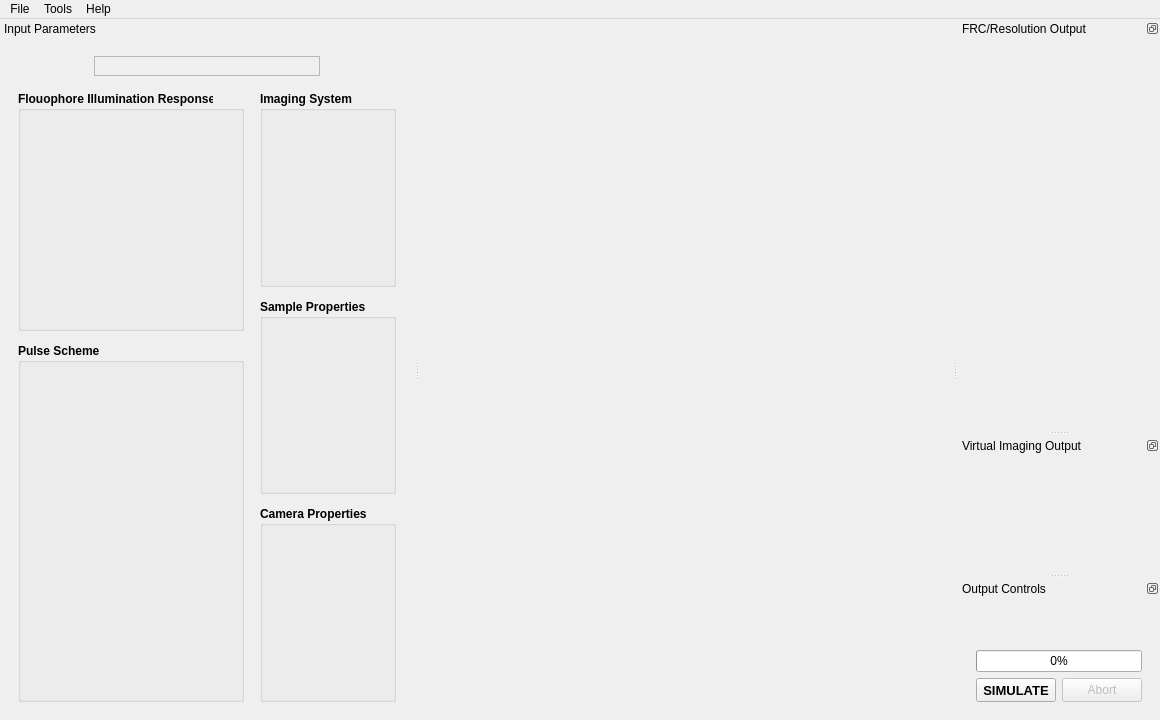
<?xml version="1.0" encoding="UTF-8"?>
<ui version="4.0">
 <class>frcpredict</class>
 <widget class="QMainWindow" name="frcpredict">
  <property name="geometry">
   <rect>
    <x>0</x>
    <y>0</y>
    <width>1160</width>
    <height>720</height>
   </rect>
  </property>
  <property name="minimumSize">
   <size>
    <width>0</width>
    <height>0</height>
   </size>
  </property>
  <property name="maximumSize">
   <size>
    <width>16777215</width>
    <height>16777215</height>
   </size>
  </property>
  <property name="windowTitle">
   <string>frcpredict</string>
  </property>
  <property name="dockOptions">
   <set>QMainWindow::AllowNestedDocks|QMainWindow::AllowTabbedDocks|QMainWindow::AnimatedDocks|QMainWindow::VerticalTabs</set>
  </property>
  <property name="unifiedTitleAndToolBarOnMac">
   <bool>true</bool>
  </property>
  <widget class="QWidget" name="centralwidget">
   <property name="sizePolicy">
    <sizepolicy hsizetype="Preferred" vsizetype="Preferred">
     <horstretch>0</horstretch>
     <verstretch>0</verstretch>
    </sizepolicy>
   </property>
   <layout class="QHBoxLayout" name="horizontalLayout">
    <property name="spacing">
     <number>24</number>
    </property>
    <property name="leftMargin">
     <number>18</number>
    </property>
    <property name="topMargin">
     <number>18</number>
    </property>
    <property name="rightMargin">
     <number>18</number>
    </property>
    <property name="bottomMargin">
     <number>18</number>
    </property>
   </layout>
  </widget>
  <widget class="QDockWidget" name="dckFrcResults">
   <property name="features">
    <set>QDockWidget::DockWidgetFloatable|QDockWidget::DockWidgetMovable</set>
   </property>
   <property name="allowedAreas">
    <set>Qt::LeftDockWidgetArea|Qt::RightDockWidgetArea</set>
   </property>
   <property name="windowTitle">
    <string>FRC/Resolution Output</string>
   </property>
   <attribute name="dockWidgetArea">
    <number>2</number>
   </attribute>
   <widget class="QWidget" name="dckFrcContents">
    <layout class="QGridLayout" name="gridLayout_8">
     <property name="leftMargin">
      <number>18</number>
     </property>
     <property name="topMargin">
      <number>18</number>
     </property>
     <property name="rightMargin">
      <number>18</number>
     </property>
     <property name="bottomMargin">
      <number>18</number>
     </property>
     <item row="1" column="0">
      <widget class="FrcResultsWidget" name="frcResults" native="true">
       <property name="minimumSize">
        <size>
         <width>0</width>
         <height>300</height>
        </size>
       </property>
      </widget>
     </item>
    </layout>
   </widget>
  </widget>
  <widget class="QDockWidget" name="dckVirtualImagingResults">
   <property name="minimumSize">
    <size>
     <width>60</width>
     <height>118</height>
    </size>
   </property>
   <property name="features">
    <set>QDockWidget::DockWidgetFloatable|QDockWidget::DockWidgetMovable</set>
   </property>
   <property name="allowedAreas">
    <set>Qt::LeftDockWidgetArea|Qt::RightDockWidgetArea</set>
   </property>
   <property name="windowTitle">
    <string>Virtual Imaging Output</string>
   </property>
   <attribute name="dockWidgetArea">
    <number>2</number>
   </attribute>
   <widget class="QWidget" name="dockWidgetContents_3">
    <layout class="QGridLayout" name="gridLayout_9">
     <property name="leftMargin">
      <number>18</number>
     </property>
     <property name="topMargin">
      <number>18</number>
     </property>
     <property name="rightMargin">
      <number>18</number>
     </property>
     <property name="bottomMargin">
      <number>18</number>
     </property>
     <item row="1" column="0">
      <widget class="VirtualImagingResultsWidget" name="virtualImagingResults" native="true">
       <property name="minimumSize">
        <size>
         <width>0</width>
         <height>60</height>
        </size>
       </property>
      </widget>
     </item>
    </layout>
   </widget>
  </widget>
  <widget class="QDockWidget" name="dckInput">
   <property name="features">
    <set>QDockWidget::DockWidgetMovable</set>
   </property>
   <property name="allowedAreas">
    <set>Qt::LeftDockWidgetArea|Qt::RightDockWidgetArea</set>
   </property>
   <property name="windowTitle">
    <string>Input Parameters</string>
   </property>
   <attribute name="dockWidgetArea">
    <number>1</number>
   </attribute>
   <widget class="QWidget" name="dockInputContents">
    <layout class="QGridLayout" name="gridLayout_10">
     <property name="leftMargin">
      <number>18</number>
     </property>
     <property name="topMargin">
      <number>18</number>
     </property>
     <property name="rightMargin">
      <number>18</number>
     </property>
     <property name="bottomMargin">
      <number>18</number>
     </property>
     <item row="0" column="0">
      <layout class="QVBoxLayout" name="verticalLayout_8" stretch="0,0">
       <property name="spacing">
        <number>15</number>
       </property>
       <item>
        <layout class="QHBoxLayout" name="horizontalLayout_3" stretch="1,3,1">
         <property name="leftMargin">
          <number>0</number>
         </property>
         <property name="rightMargin">
          <number>0</number>
         </property>
         <item>
          <spacer name="horizontalSpacer_2">
           <property name="orientation">
            <enum>Qt::Horizontal</enum>
           </property>
           <property name="sizeHint" stdset="0">
            <size>
             <width>40</width>
             <height>20</height>
            </size>
           </property>
          </spacer>
         </item>
         <item>
          <widget class="QFrame" name="frame">
           <property name="frameShape">
            <enum>QFrame::StyledPanel</enum>
           </property>
           <property name="frameShadow">
            <enum>QFrame::Plain</enum>
           </property>
           <layout class="QGridLayout" name="gridLayout_7" columnstretch="0">
            <property name="leftMargin">
             <number>9</number>
            </property>
            <property name="topMargin">
             <number>6</number>
            </property>
            <property name="rightMargin">
             <number>9</number>
            </property>
            <property name="bottomMargin">
             <number>6</number>
            </property>
            <item row="0" column="0">
             <widget class="PresetPickerWidget" name="presetPicker" native="true">
              <property name="minimumSize">
               <size>
                <width>0</width>
                <height>0</height>
               </size>
              </property>
             </widget>
            </item>
           </layout>
          </widget>
         </item>
         <item>
          <spacer name="horizontalSpacer">
           <property name="orientation">
            <enum>Qt::Horizontal</enum>
           </property>
           <property name="sizeHint" stdset="0">
            <size>
             <width>40</width>
             <height>20</height>
            </size>
           </property>
          </spacer>
         </item>
        </layout>
       </item>
       <item>
        <widget class="QScrollArea" name="scrollArea">
         <property name="frameShape">
          <enum>QFrame::NoFrame</enum>
         </property>
         <property name="widgetResizable">
          <bool>true</bool>
         </property>
         <widget class="QWidget" name="scrollAreaWidgetContents">
          <property name="geometry">
           <rect>
            <x>0</x>
            <y>0</y>
            <width>358</width>
            <height>598</height>
           </rect>
          </property>
          <layout class="QGridLayout" name="gridLayout_6">
           <property name="leftMargin">
            <number>0</number>
           </property>
           <property name="topMargin">
            <number>0</number>
           </property>
           <property name="rightMargin">
            <number>0</number>
           </property>
           <property name="bottomMargin">
            <number>0</number>
           </property>
           <item row="0" column="0">
            <layout class="QHBoxLayout" name="horizontalLayout_2" stretch="3,2">
             <property name="spacing">
              <number>16</number>
             </property>
             <item>
              <layout class="QVBoxLayout" name="verticalLayout_6" stretch="2,3">
               <property name="spacing">
                <number>12</number>
               </property>
               <item>
                <widget class="QGroupBox" name="groupBox">
                 <property name="font">
                  <font>
                   <weight>75</weight>
                   <bold>true</bold>
                  </font>
                 </property>
                 <property name="title">
                  <string>Flouophore Illumination Response</string>
                 </property>
                 <property name="flat">
                  <bool>false</bool>
                 </property>
                 <layout class="QGridLayout" name="gridLayout">
                  <item row="0" column="0">
                   <widget class="FluorophoreSettingsWidget" name="fluorophoreSettings" native="true">
                    <property name="font">
                     <font>
                      <weight>50</weight>
                      <bold>false</bold>
                     </font>
                    </property>
                   </widget>
                  </item>
                 </layout>
                </widget>
               </item>
               <item>
                <widget class="QGroupBox" name="groupBox_3">
                 <property name="font">
                  <font>
                   <weight>75</weight>
                   <bold>true</bold>
                  </font>
                 </property>
                 <property name="title">
                  <string>Pulse Scheme</string>
                 </property>
                 <layout class="QGridLayout" name="gridLayout_5">
                  <item row="0" column="0">
                   <widget class="PulseSchemeWidget" name="pulseScheme" native="true">
                    <property name="font">
                     <font>
                      <weight>50</weight>
                      <bold>false</bold>
                     </font>
                    </property>
                   </widget>
                  </item>
                 </layout>
                </widget>
               </item>
              </layout>
             </item>
             <item>
              <layout class="QVBoxLayout" name="verticalLayout_4">
               <property name="spacing">
                <number>12</number>
               </property>
               <item>
                <widget class="QGroupBox" name="groupBox_2">
                 <property name="font">
                  <font>
                   <weight>75</weight>
                   <bold>true</bold>
                  </font>
                 </property>
                 <property name="title">
                  <string>Imaging System</string>
                 </property>
                 <layout class="QGridLayout" name="gridLayout_4">
                  <item row="0" column="0">
                   <widget class="ImagingSystemSettingsWidget" name="imagingSystemSettings" native="true">
                    <property name="font">
                     <font>
                      <weight>50</weight>
                      <bold>false</bold>
                     </font>
                    </property>
                   </widget>
                  </item>
                 </layout>
                </widget>
               </item>
               <item>
                <widget class="QGroupBox" name="groupBox_4">
                 <property name="font">
                  <font>
                   <weight>75</weight>
                   <bold>true</bold>
                  </font>
                 </property>
                 <property name="title">
                  <string>Sample Properties</string>
                 </property>
                 <layout class="QGridLayout" name="gridLayout_3">
                  <item row="0" column="0">
                   <widget class="SamplePropertiesWidget" name="sampleProperties" native="true">
                    <property name="font">
                     <font>
                      <weight>50</weight>
                      <bold>false</bold>
                     </font>
                    </property>
                   </widget>
                  </item>
                 </layout>
                </widget>
               </item>
               <item>
                <widget class="QGroupBox" name="groupBox_5">
                 <property name="font">
                  <font>
                   <weight>75</weight>
                   <bold>true</bold>
                  </font>
                 </property>
                 <property name="title">
                  <string>Camera Properties</string>
                 </property>
                 <layout class="QGridLayout" name="gridLayout_2">
                  <item row="1" column="0">
                   <widget class="CameraPropertiesWidget" name="cameraProperties" native="true">
                    <property name="font">
                     <font>
                      <weight>50</weight>
                      <bold>false</bold>
                     </font>
                    </property>
                   </widget>
                  </item>
                 </layout>
                </widget>
               </item>
              </layout>
             </item>
            </layout>
           </item>
          </layout>
         </widget>
        </widget>
       </item>
      </layout>
     </item>
    </layout>
   </widget>
  </widget>
  <widget class="QDockWidget" name="dckOutputDirector">
   <property name="features">
    <set>QDockWidget::DockWidgetFloatable|QDockWidget::DockWidgetMovable</set>
   </property>
   <property name="allowedAreas">
    <set>Qt::LeftDockWidgetArea|Qt::RightDockWidgetArea</set>
   </property>
   <property name="windowTitle">
    <string>Output Controls</string>
   </property>
   <attribute name="dockWidgetArea">
    <number>2</number>
   </attribute>
   <widget class="QWidget" name="dockWidgetContents">
    <layout class="QVBoxLayout" name="verticalLayout_3" stretch="1,0">
     <property name="leftMargin">
      <number>18</number>
     </property>
     <property name="topMargin">
      <number>18</number>
     </property>
     <property name="rightMargin">
      <number>18</number>
     </property>
     <property name="bottomMargin">
      <number>18</number>
     </property>
     <item>
      <widget class="OutputDirectorWidget" name="outputDirector" native="true">
       <property name="font">
        <font>
         <weight>50</weight>
         <bold>false</bold>
        </font>
       </property>
      </widget>
     </item>
     <item>
      <layout class="QVBoxLayout" name="verticalLayout_2">
       <property name="topMargin">
        <number>9</number>
       </property>
       <item>
        <widget class="QProgressBar" name="pbProgress">
         <property name="enabled">
          <bool>true</bool>
         </property>
         <property name="font">
          <font>
           <weight>50</weight>
           <bold>false</bold>
          </font>
         </property>
         <property name="value">
          <number>0</number>
         </property>
         <property name="textVisible">
          <bool>true</bool>
         </property>
        </widget>
       </item>
       <item>
        <layout class="QHBoxLayout" name="horizontalLayout_5" stretch="5,2">
         <item>
          <widget class="QPushButton" name="btnSimulateFrc">
           <property name="minimumSize">
            <size>
             <width>0</width>
             <height>24</height>
            </size>
           </property>
           <property name="font">
            <font>
             <pointsize>10</pointsize>
             <weight>75</weight>
             <bold>true</bold>
            </font>
           </property>
           <property name="text">
            <string>SIMULATE</string>
           </property>
          </widget>
         </item>
         <item>
          <widget class="QPushButton" name="btnAbort">
           <property name="enabled">
            <bool>false</bool>
           </property>
           <property name="minimumSize">
            <size>
             <width>0</width>
             <height>24</height>
            </size>
           </property>
           <property name="font">
            <font>
             <weight>50</weight>
             <bold>false</bold>
            </font>
           </property>
           <property name="text">
            <string>Abort</string>
           </property>
          </widget>
         </item>
        </layout>
       </item>
      </layout>
     </item>
    </layout>
   </widget>
  </widget>
  <widget class="QMenuBar" name="menuBar">
   <property name="geometry">
    <rect>
     <x>0</x>
     <y>0</y>
     <width>1160</width>
     <height>21</height>
    </rect>
   </property>
   <widget class="QMenu" name="menuFile">
    <property name="title">
     <string>File</string>
    </property>
    <widget class="QMenu" name="menuExportSimulation">
     <property name="enabled">
      <bool>false</bool>
     </property>
     <property name="title">
      <string>Export simulation</string>
     </property>
     <addaction name="actionExportJson"/>
     <addaction name="actionExportBinary"/>
    </widget>
    <addaction name="actionLoadSimulation"/>
    <addaction name="menuExportSimulation"/>
    <addaction name="separator"/>
    <addaction name="actionExit"/>
   </widget>
   <widget class="QMenu" name="menuTools">
    <property name="title">
     <string>Tools</string>
    </property>
    <addaction name="actionPreferences"/>
    <addaction name="actionResetInterface"/>
   </widget>
   <widget class="QMenu" name="menuHelp">
    <property name="title">
     <string>Help</string>
    </property>
    <addaction name="actionAbout"/>
   </widget>
   <addaction name="menuFile"/>
   <addaction name="menuTools"/>
   <addaction name="menuHelp"/>
  </widget>
  <action name="actionPreferences">
   <property name="text">
    <string>Preferences</string>
   </property>
  </action>
  <action name="actionExit">
   <property name="text">
    <string>Exit</string>
   </property>
  </action>
  <action name="actionAbout">
   <property name="text">
    <string>About</string>
   </property>
  </action>
  <action name="actionResetInterface">
   <property name="text">
    <string>Reset Interface</string>
   </property>
  </action>
  <action name="actionLoadSimulation">
   <property name="text">
    <string>Load saved simulation…</string>
   </property>
  </action>
  <action name="actionExportJson">
   <property name="enabled">
    <bool>false</bool>
   </property>
   <property name="text">
    <string>Export JSON… (small file, minor computations will re-run on load)</string>
   </property>
   <property name="toolTip">
    <string>Export JSON… (small file, minor computations will re-run on load)</string>
   </property>
  </action>
  <action name="actionExportBinary">
   <property name="enabled">
    <bool>false</bool>
   </property>
   <property name="text">
    <string>Export binary… (large file, all computation results pre-cached)</string>
   </property>
   <property name="toolTip">
    <string>Export binary… (large file, all computation results pre-cached)</string>
   </property>
  </action>
 </widget>
 <customwidgets>
  <customwidget>
   <class>PresetPickerWidget</class>
   <extends>QWidget</extends>
   <header>frcpredict.ui</header>
   <container>1</container>
  </customwidget>
  <customwidget>
   <class>FluorophoreSettingsWidget</class>
   <extends>QWidget</extends>
   <header>frcpredict.ui</header>
   <container>1</container>
  </customwidget>
  <customwidget>
   <class>CameraPropertiesWidget</class>
   <extends>QWidget</extends>
   <header>frcpredict.ui</header>
   <container>1</container>
  </customwidget>
  <customwidget>
   <class>SamplePropertiesWidget</class>
   <extends>QWidget</extends>
   <header>frcpredict.ui</header>
   <container>1</container>
  </customwidget>
  <customwidget>
   <class>ImagingSystemSettingsWidget</class>
   <extends>QWidget</extends>
   <header>frcpredict.ui</header>
   <container>1</container>
  </customwidget>
  <customwidget>
   <class>PulseSchemeWidget</class>
   <extends>QWidget</extends>
   <header>frcpredict.ui</header>
   <container>1</container>
  </customwidget>
  <customwidget>
   <class>FrcResultsWidget</class>
   <extends>QWidget</extends>
   <header>frcpredict.ui</header>
   <container>1</container>
  </customwidget>
  <customwidget>
   <class>VirtualImagingResultsWidget</class>
   <extends>QWidget</extends>
   <header>frcpredict.ui</header>
   <container>1</container>
  </customwidget>
  <customwidget>
   <class>OutputDirectorWidget</class>
   <extends>QWidget</extends>
   <header>frcpredict.ui</header>
   <container>1</container>
  </customwidget>
 </customwidgets>
 <resources/>
 <connections/>
</ui>
